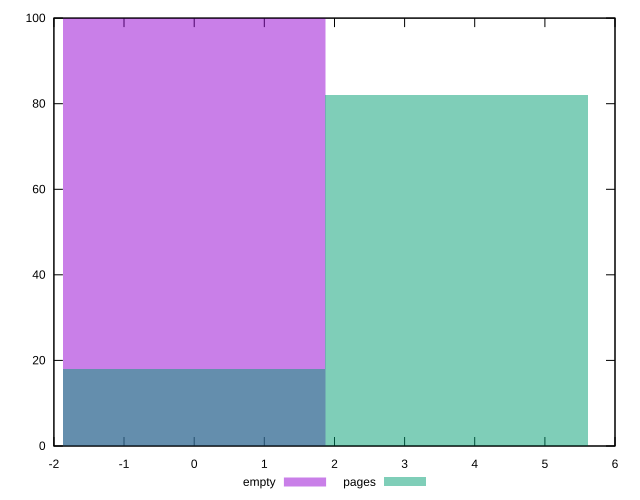

The script that saved this image:
reset

$empty <<EOF
0 100
EOF

$pages <<EOF
3.763865069538413 82
0 18
EOF

set key outside below
set boxwidth 3.763865069538413
set xrange [0.03:5.4239999999999995]
set yrange [0:100]
set trange [0:100]
set style fill transparent solid 0.5 noborder
set terminal svg size 640, 500 enhanced background rgb 'white'
set output "report_00007_2020-12-11T15:55:29.892Z/network-rtt/comparison/histogram/0_vs_1.svg"

plot $empty title "empty" with boxes, \
     $pages title "pages" with boxes

reset
